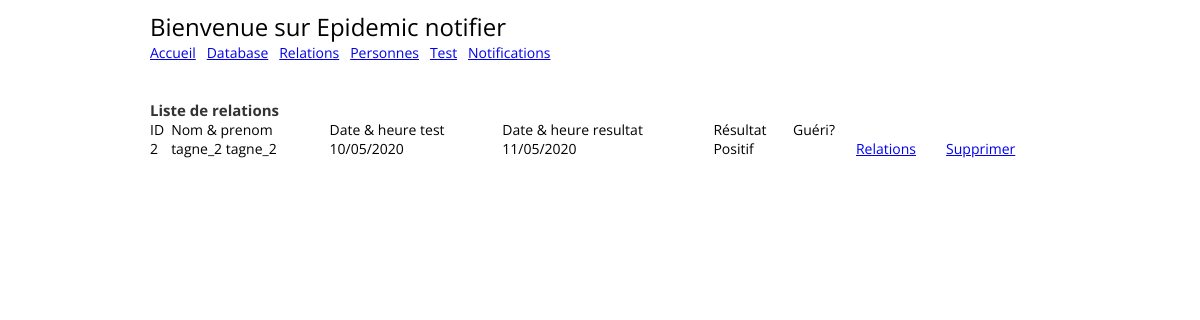
/tests, run on an earlier commit of the app's database.
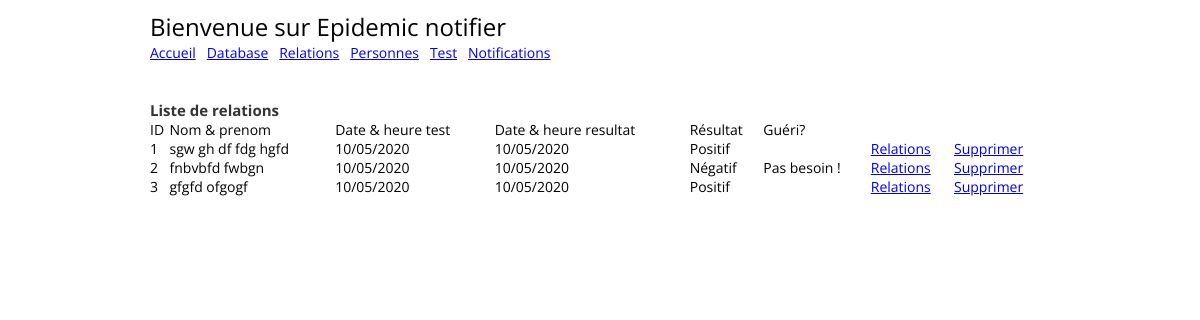
And on a later commit of the database.
### tables this page shows
CREATE TABLE tests (
            id integer PRIMARY KEY,    
            personne_id integer,
            date_test string,
            heure_test string,
            date_resultat string,
            heure_resultat string,
            resultat int
            );

CREATE TABLE "personnes" (
	"id"	integer,
	"nom"	text,
	"prenom"	text,
	"date_naiss"	text,
	"num_telephone"	text,
	"email"	text,
	"suspect"	text,
	"gueri"	TEXT,
	PRIMARY KEY("id"),
	UNIQUE("nom","prenom","date_naiss")
);

### app.py (the view)
@app.route("/tests", methods=["GET"])
def home_test():
    personne_id = request.args.get("personne")
    personne = Personne().get_one(personne_id) if personne_id is not None else None
    tests = Test().get_all()
    return render_template("test.html", personne=personne, tests=tests)

### treatment/db/test.py (called while the page is built)
    def get_all(self):
        r = ("SELECT t.id, p.id, p.nom, p.prenom, p.suspect, t.date_test, t.heure_test, t.date_resultat, t.heure_resultat, t.resultat "
            "FROM tests t "
            "JOIN personnes p ON p.id = t.personne_id "
            "ORDER BY t.id ASC")
        self.cur.execute(r)
        rows = self.cur.fetchall()
        return [RTest(row[0], row[1], row[2], row[3], row[4], row[5], row[6], row[7], row[8], str(row[9])) for row in rows]

### templates/test.html (shortened to what this page needs)
<!DOCTYPE html>
<html>
  <head>
    {% include 'inc/header.html' %}
  </head>
  <body>
    <div class="page-wrapper bg-dark p-t-100 p-b-50">
      <div class="wrapper wrapper--w900">
        <form action="/tests" method="POST" onsubmit="return validate_form_test();">
          <div class="card card-6">
            <div class="card-heading">
              {% include 'inc/header_menu.html' %}
            </div>
          </div>
        </form>
        <br/>
        <div class="card card-6">
          <div class="card-body">
            <div class="label-row">Liste de relations</div>
            <table width="100%">
              <thead>
                <td>ID</td>
                <td>Nom & prenom</td>
                <td>Date & heure test</td>
                <td>Date & heure resultat</td>
                <td>Résultat</td>
                <td>Gu&eacute;ri?</td>
                <td></td>
                <td></td>
              </thead>
              <tbody>
                {% if tests %}
                  {% for r in tests %}
                    <tr>
                      <td>{{ r.id }}</td>
                      <td>{{ r.p_nom + ' ' + r.p_prenom }}</td>
                      <td>{{ r.date_test + ' ' + r.heure_test }}</td>
                      <td>{{ r.date_resultat + ' ' + r.heure_resultat }}</td>
                      <td>
                        {% if r.date_resultat %}
                          {% if r.resultat == '1' %} Positif
                          {% else %} Négatif
                          {% endif %}
                        {% endif %}
                      </td>
                      <td>
                        {% if r.date_resultat %}
                          {% if r.resultat == '1' %}
                            {% if r.p_gueri == '' or r.p_gueri == None %} <a href="personnes/guerison/{{ r.p_id }}">Gu&eacute;rison</a>
                            {% else %} {{ r.p_gueri }}
                            {% endif %}
                          {% else %} Pas besoin !
                          {% endif %}
                        {% endif %}
                      </td>
                      <td><a href="crp?personne={{ r.p_id }}">Relations</a></td>
                      <td><a href="javascript:;" onclick="javascript:confirm_delete('tests/delete/{{ r.id }}');">Supprimer</a></td>
                    </tr>
                  {% endfor %}
                {% else %}
                  <tr><td colspan="8">No result!</td></tr>
                {% endif %}
              </tbody>
            </table>
          </div>
        </div>
      </div>
    </div>
  </body>
</html>

What changed in the data, as far as the page shows it:
now on this page (row edited): tests: id "1", prenom "sgw gh df fdg hgfd", date_test+heure_test "10/05/2020", date_resultat+heure_resultat "10/05/2020", resultat "Positif"
changed tests: prenom "tagne_2 tagne_2" → "fnbvbfd fwbgn"; date_resultat+heure_resultat "11/05/2020" → "10/05/2020"; date_resultat "Positif" → "Négatif Pas besoin !"
added tests: id "3", prenom "gfgfd ofgogf", date_test+heure_test "10/05/2020", date_resultat+heure_resultat "10/05/2020", resultat "Positif"
